Frame 1 (no input): blank canvas, image omitted
Frame 60 (the mouse pressed at the canvas centre just before this capture): blank canvas, image omitted
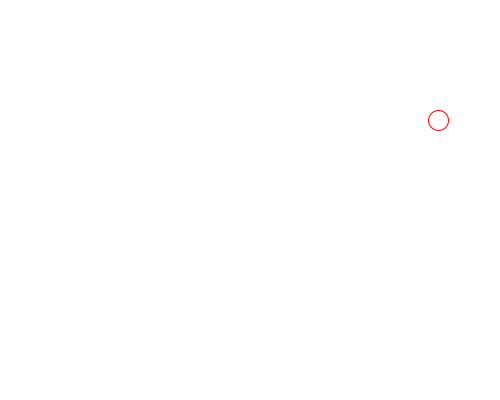
Frame 120 (the mouse held since frame 60 and released just before this capture)

The Processing sketch whose frames 1 and 60 were blank and that drew this single picture after the mouse press (run headless with seeded random() and noise(); from frame 60 on, the mouse is pressed at the canvas centre):

// Processing sketch: sketch_65
// ── sketch_65.pde
// episode 65 fun programming
// are we getting close use dist() to find out the distance

float x = 0;
float y = 0;
float d = 0;

float destx = 0;
float desty = 0;

void setup() {
  size(500, 400);
  fill(255, 0, 0);
  noStroke();
  destx = random(width);
  desty = random(height);
}
void draw() {
  background(255);
  ellipse(x, y, 20, 20);

  // lerp function can find out what's the middle point between two other points
  x = lerp(x, destx, 0.1);
  y = lerp(y, desty, 0.1);

  float d = dist(x, y, destx, desty);

  if (d < 1) {

    destx = random(width);
    desty = random(height);

    if (d < 50) {
      noFill();
      stroke(255, 0, 0);
      ellipse(x, y, 100-d, 100-d);
      noFill();
      stroke(255, 0, 0);
    }
  }


  println(d);
}
